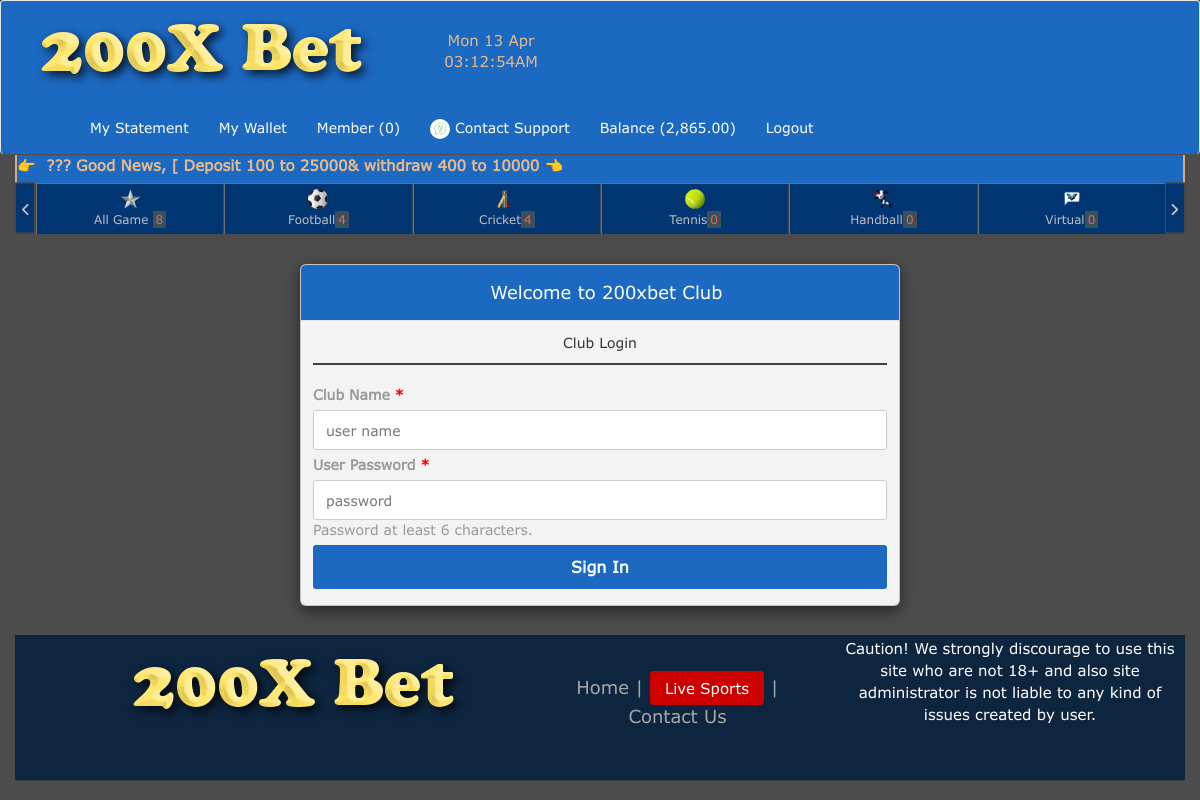
Page /club/index.php (signed in) on the committed database.
### tables this page shows
CREATE TABLE `tbl_member` (
  `user_id` int(10) NOT NULL,
  `full_name` varchar(100) NOT NULL,
  `user_name` varchar(100) NOT NULL,
  `credit` varchar(3000) NOT NULL,
  `email` varchar(255) NOT NULL,
  `phone` varchar(100) NOT NULL,
  `password` varchar(255) NOT NULL,
  `country` varchar(100) DEFAULT NULL,
  `club_id` varchar(255) DEFAULT NULL,
  `sponsor_id` varchar(255) DEFAULT NULL,
  `joining_date` varchar(100) NOT NULL,
  `status` varchar(10) NOT NULL
);

CREATE TABLE `tbl_scroll` (
  `scroll_id` int(10) NOT NULL,
  `message` text NOT NULL
);

### club/inc/header.php (shortened to what this page needs)
<div id="wrapper  ">
	<header><meta http-equiv="Content-Type" content="text/html; charset=utf-8">
		<nav class="navbar navbar-default heading_color">
			<div class="container ">
				<div class="navbar-header ">
					<div class="headerLogoWrap">
						<div class="logo">
							<a class="" href="index.php"><img src="images/coollogo_com-3628899.png"/></a>
						</div>
						<div class="dateshow" style="background: none !important">
							<span id="MyClockDisplayx" onload="showTimex()" style="font-size: 15px;"></span>
						</div>
					</div>
				</div>
				<div class="collapse navbar-collapse" id="bs-example-navbar-collapse-1">
					<ul class="nav navbar-nav navbar-middle nv">
						<?php
						if(!isset($_SESSION['user'])){
							?>
							<?php
						}
						else{
    $cm=$_SESSION['user']['club_name'];
    $uid=$_SESSION['user']['cc_id'];
	$statement9 = $pdo->prepare("SELECT * FROM tbl_member WHERE tbl_member.club_id=? ORDER BY tbl_member.user_id ASC");
                                            	$statement9->execute(array($uid));
                                            	$tm = $statement9->rowCount();
							?>
							<li><a style="color: #000 !important;"><?php echo $cm; ?></a> </li>
							<li> <a href="statement.php">My Statement</a></li>
							<li> <a href="wallet.php"> My Wallet</a></li>
							<li><a href="club_member.php">Member (<?php echo $tm; ?>) </a>
							</li>
							<li><a href="contact-us.php"> <img src="svg/ticket_Icon.svg" style="height: 20px;"> Contact Support</a>
							</li>
							<li class="my-balance"> <a href="#">Balance (<?php echo number_format($m, 2, '.', ','); ?>)</a></li>
							<li>
								<a class="dropdown-item" href="logout.php">
									Logout
								</a>
								</li>
							<?php } ?>
						</ul>
					</div>
				</div>
			</nav>
		</header>
	</div>

### club/inc/scroll.php
<div class="">
  <section class="callaction " style="border-bottom: 1px solid #5F5F5F;min-height: 450px;">
    <div class="content-container mx-auto  p-0 container ">
      <div class="">
        <div class="col-xl-12 col-lg-12 col-md-12 col-sm-12 col-xs-12  pl-0 pr-0 ">
          <div>
            <div>
              <div class="abc">
                <div class="list-group">
                  <marquee style="background:#005A4C !important ?> " class="mrq" scrollamount="3" direction="scroll">
                    <p><strong>👉&nbsp; <?php echo $message; ?> 👈</strong> </p>
                  </marquee>
                  <div id="exTab2" class="">
                    <div class="owl-carousel itemSlider owl-loaded owl-drag">

### club/css/indexStylee166.css (style rules this page uses)
* { font-family:verdana }
body { font-family:verdana }
.mrq { color:#e7ba8b;background:#016d5f;border-left:2px solid #d8ab7d;border-right:2px solid #d8ab7d;font-size:15px;border-bottom:1px solid #9e7143 }
.content-container { margin-left:auto;margin-right:auto }
.pr-0 { padding-right:0!important }
.pl-0 { padding-left:0!important }
.p-0 { padding:0!important }
.navbar-default { border-bottom:0 }
.dateshow { text-align:center;padding:0;color:#e7b989;background:#005c4e;font-size:13px;margin-bottom:0;font-weight:500;width:120px;margin-left:50px;margin-top:8px }

### club/css/headerStyle2c70.css (style rules this page uses)
body { background-color: #4c4c4c }
.nv li a { color: #f9f9fa!important }
.nv li a { color: #fff!important }
.callaction { margin-top: -19px }
.itemSlider { padding: 0 20px }
.headerLogoWrap { display: flex; margin-bottom: 10px }
div#exTab2 { margin-top: -5px }

### club/css/custom.css (style rules this page uses)
.heading_color { background: #1C69C2 !important; }
.dateshow { background: none !important; margin-top: 29px !important; }
.mrq { background: #1C69C2 !important; }
.owl-carousel { background: #023672; }

### rows in the picture
tbl_member: credit "2,865.00"
tbl_scroll: message "??? Good News, [ Deposit 100 to 25000& withdraw 400 to 10000"

### other values in the picture
$tm "0"
$total_game "8"
$Football "4"
$Cricket "4"
$Tennis "0"
$Handball "0"
$VirtualGame "0"
